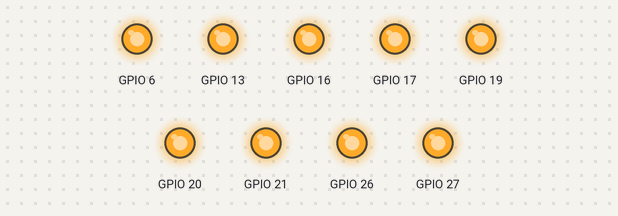
This program was run on a simulated Raspberry Pi (BCM pin numbers). Shown: output pins drawn as LEDs (lit = HIGH).

Above: at 0.1 s.
At 2.1 s:
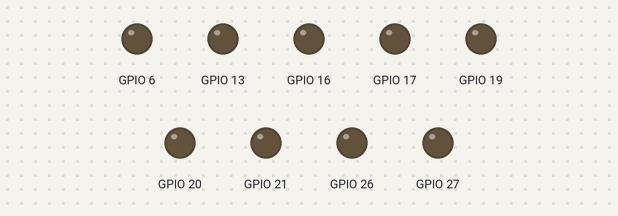
At 5.1 s:
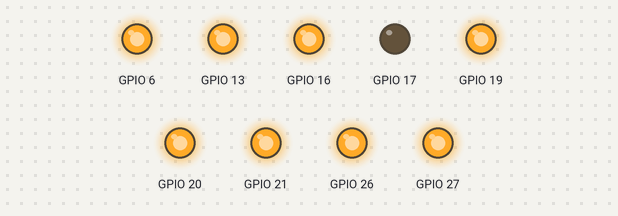
At 7.1 s:
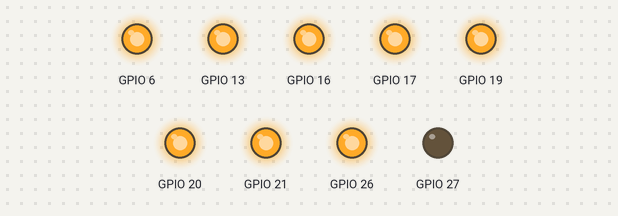
At 11.1 s:
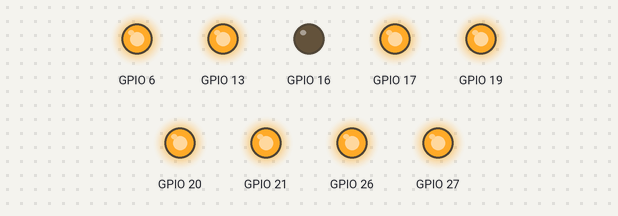
At 21.1 s:
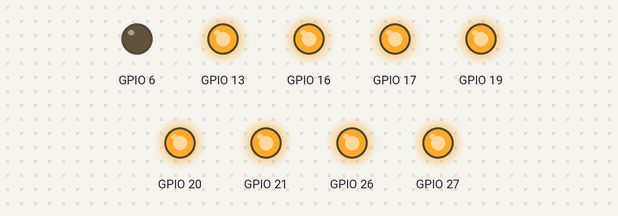
Timing chart, 0 to 40.0 s (numbered marks = the images above):
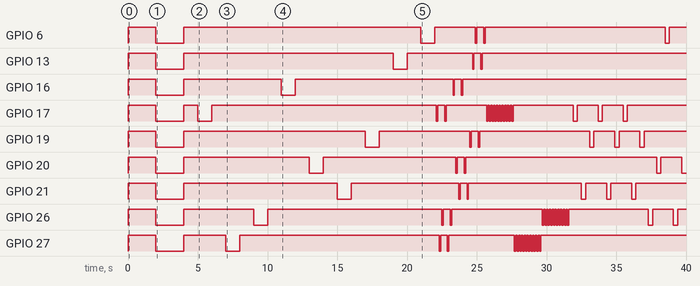

The program:

sampleLedLighting.py
```python
import time
import RPi.GPIO as GPIO

LIGHT_GROUP_ALL = [17,27,26,16,20,21,19,13,6]
#LIGHT_GROUP_ALL = [16,20,21]
LIGHT_GROUP_A = [17,27,26]
LIGHT_GROUP_B = [16,20,21]
LIGHT_GROUP_C = [19,13,6]

LIGHT_GROUP_RED = [17,21,19]
LIGHT_GROUP_GREEN = [26,20,6]
LIGHT_GROUP_YELLOW = [27,16,13]


def init():
    GPIO.setmode(GPIO.BCM)
    gpioSetup(LIGHT_GROUP_ALL)
    lightsOff(LIGHT_GROUP_ALL)

def gpioSetup(gpioList):
    for gpioNum in gpioList:
        GPIO.setup(gpioNum, GPIO.OUT)

def lightsOn(gpioList):
    for gpioNum in gpioList:
        # なぜかHIGHLOWが逆に動作するので暫定対応
        # GPIO.output(gpioNum, GPIO.HIGH)
        GPIO.output(gpioNum, GPIO.LOW)

def lightsOff(gpioList):
    for gpioNum in gpioList:
        # なぜかHIGHLOWが逆に動作するので暫定対応
        # GPIO.output(gpioNum, GPIO.LOW)
        GPIO.output(gpioNum, GPIO.HIGH)

def blinkLighting(gpioList, sleep, count):
    i = 0
    while i < count:
        singleLighting(gpioList, sleep)
        i = i+1

def alternateLighting(gpioList, sleep, count):
    i = 0
    while i < count:
        for gpioNum in gpioList:
            time.sleep(sleep)
            lightsOn([gpioNum])
            time.sleep(sleep)
            lightsOff([gpioNum])

        i = i+1


def allLighting(gpioList, sleep):
    time.sleep(sleep)
    lightsOn(gpioList)
    time.sleep(sleep)
    lightsOff(gpioList)


def singleLighting(gpioList, sleep):
    for gpioNum in gpioList:
        time.sleep(sleep)
        lightsOn([gpioNum])
        time.sleep(sleep)
        lightsOff([gpioNum])

def main():
    init()

    try:
        i = 0
        while i < 10:
            allLighting(LIGHT_GROUP_ALL, 2)
            singleLighting(LIGHT_GROUP_ALL, 1)
            singleLighting(LIGHT_GROUP_A, 0.1)
            singleLighting(LIGHT_GROUP_A, 0.1)
            singleLighting(LIGHT_GROUP_B, 0.1)
            singleLighting(LIGHT_GROUP_B, 0.1)
            singleLighting(LIGHT_GROUP_C, 0.1)
            singleLighting(LIGHT_GROUP_C, 0.1)
            blinkLighting([17], 0.1, 10)
            blinkLighting([27], 0.1, 10)
            blinkLighting([26], 0.1, 10)
            alternateLighting(LIGHT_GROUP_RED, 0.3, 3)
            alternateLighting(LIGHT_GROUP_GREEN, 0.3, 3)
            alternateLighting(LIGHT_GROUP_YELLOW, 0.3, 3)

            i = i + 1

    except KeyboardInterrupt:
        GPIO.cleanup()


if __name__ == "__main__":
    main()
```

Measured:
- by itself, GPIO 6: LOW → HIGH at 0.00 s, → LOW 2.0 s later, → HIGH 2.0 s later, → LOW 17.0 s later, … (11 changes in this stretch)
- by itself, GPIO 13: LOW → HIGH at 0.00 s, → LOW 2.0 s later, → HIGH 2.0 s later, → LOW 15.0 s later, … (9 changes in this stretch)
- by itself, GPIO 16: LOW → HIGH at 0.00 s, → LOW 2.0 s later, → HIGH 2.0 s later, → LOW 7.0 s later, … (9 changes in this stretch)
- by itself, GPIO 17: LOW → HIGH at 0.00 s, → LOW 2.0 s later, → HIGH 2.0 s later, → LOW 1.0 s later, … (35 changes in this stretch)
- by itself, GPIO 19: LOW → HIGH at 0.00 s, → LOW 2.0 s later, → HIGH 2.0 s later, → LOW 13.0 s later, … (15 changes in this stretch)
- by itself, GPIO 20: LOW → HIGH at 0.00 s, → LOW 2.0 s later, → HIGH 2.0 s later, → LOW 9.0 s later, … (12 changes in this stretch)
- by itself, GPIO 21: LOW → HIGH at 0.00 s, → LOW 2.0 s later, → HIGH 2.0 s later, → LOW 11.0 s later, … (15 changes in this stretch)
- by itself, GPIO 26: LOW → HIGH at 0.00 s, → LOW 2.0 s later, → HIGH 2.0 s later, → LOW 5.0 s later, … (33 changes in this stretch)
